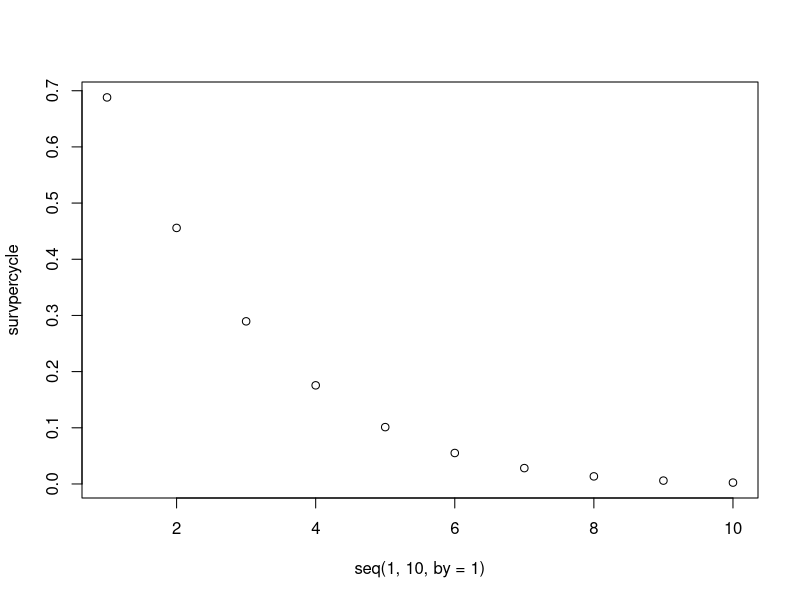
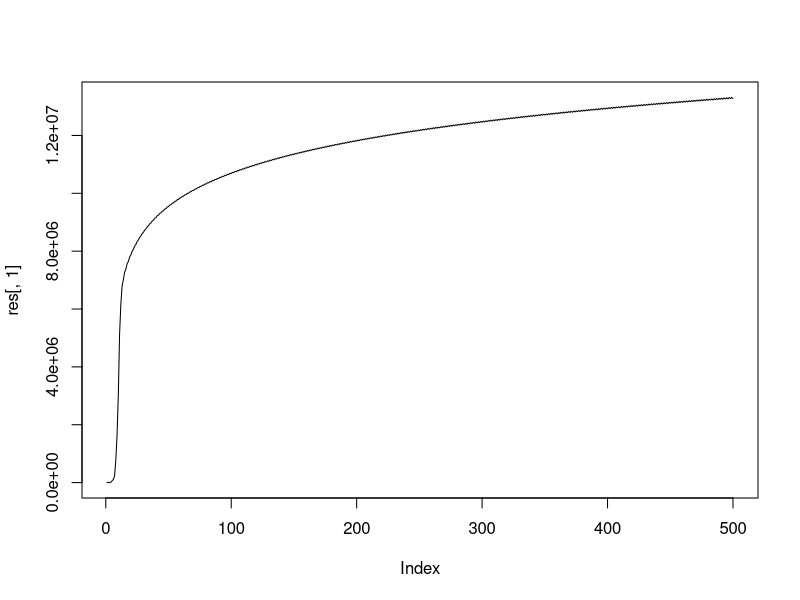
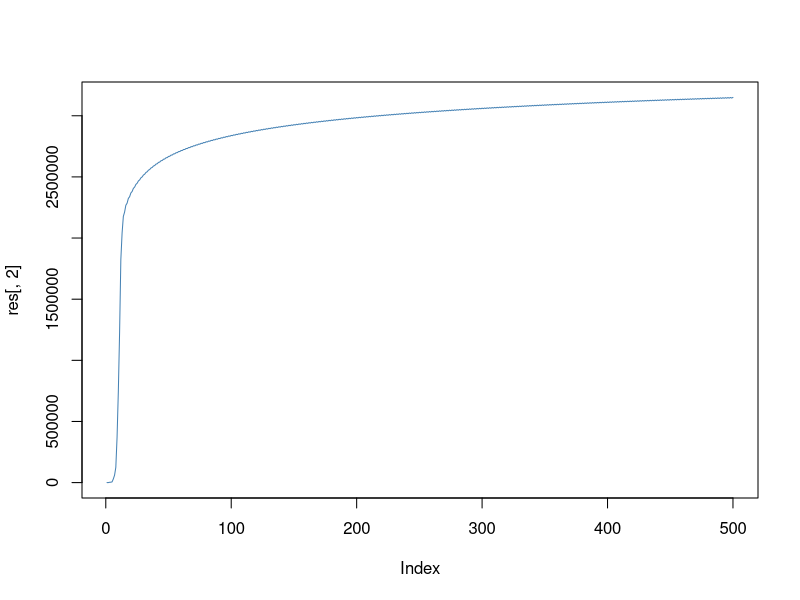
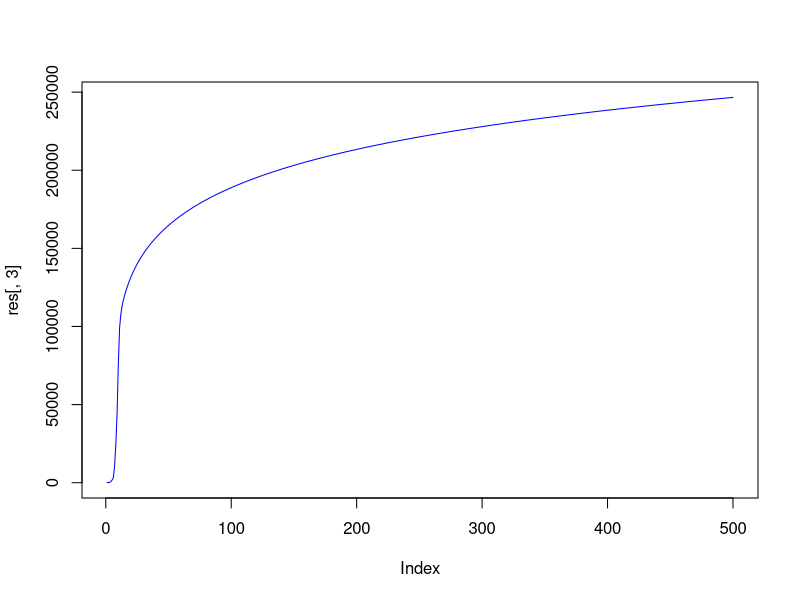
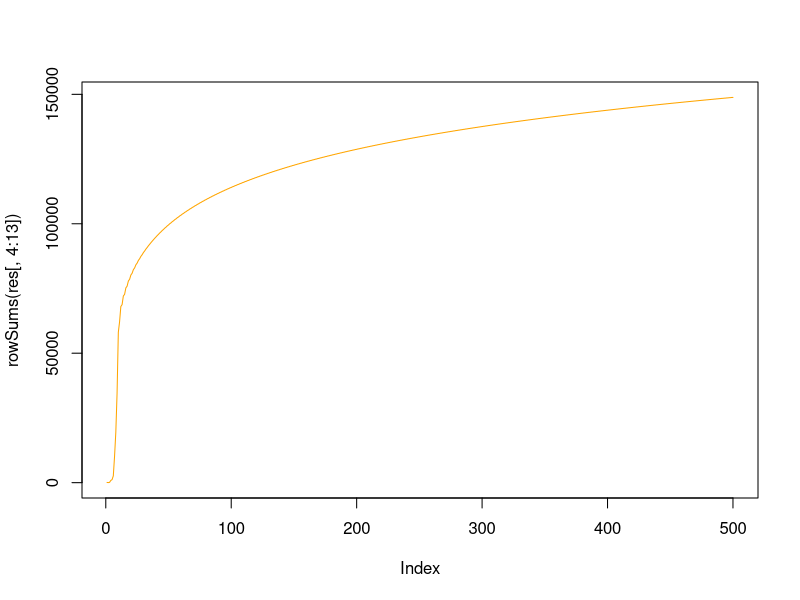
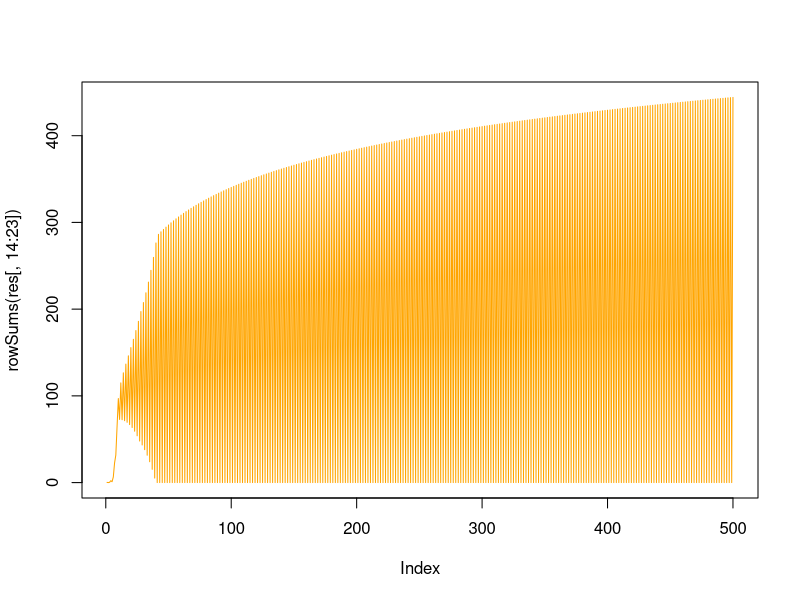
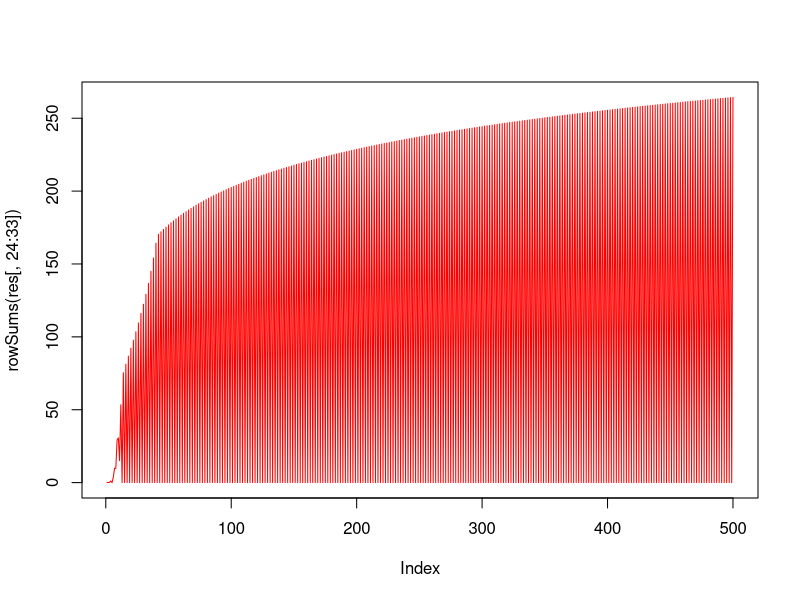
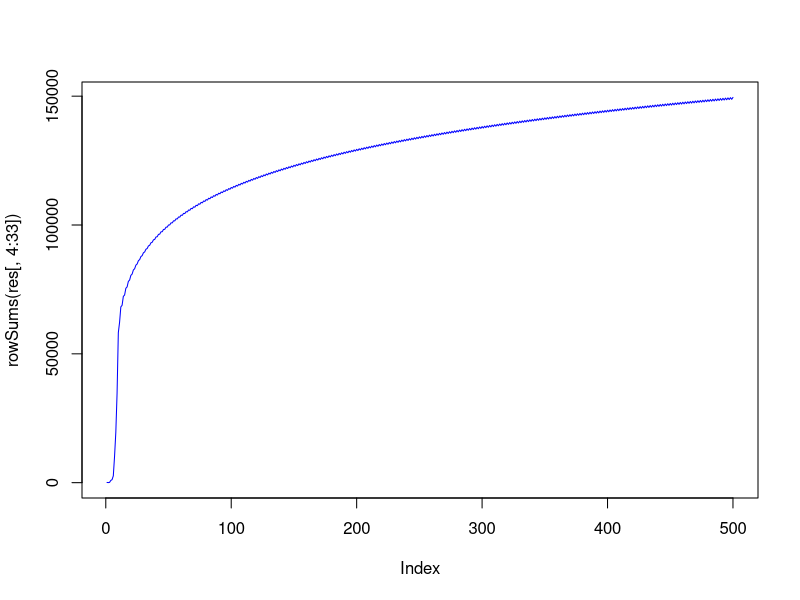

The R source for these figures, in order:
## Anopheles Population Dynamics Model

# Survival, Gompertz (Clements & Paterson, 1981) ###############################
# By using these parameters, age already in cycles,
# TRANSFIL time step (1 month) equals to 10 gonotrophic cycle of mosquitoes
g1 <- 0.356
g2 <- 0.097

survpercycle <- rep(0,10) # 8 cycles because the last 2 cycles have 0 value
for (age in 0:10){
  survpercycle[age] = 1*exp(-g1/g2*(exp(age*g2)-1)) # survival per cycle with daily mortality update
}
survpercycle

plot(seq(1,10,by=1),survpercycle, type = "p")

# Population Dynamics, Eggs -> Larvae -> Mature (White et al., 2011) ###########
beta <- 21.19*3 # egg deposition rate per-day * 3 days for 1 gonotrophic cycles
mu0 <- .034 # per-capita daily mortality rate of Eggs & early instar larvae * 3 days for 1 gonotrophic cycles
mu1 <- .035 # per-capita daily mortality rate of Late instar larvae * 3 days for 1 gonotrophic cycles
mu2 <- .25 # per-capita daily mortality rate of pupae * 3 days for 1 gonotrophic cycles
gE <- 1/(6.64/3) # time required for growth of Eggs to early instar larvae (in 1 cycle)
gL <- 1/((3.72+0.64)/3)  # time required for growth of early instar larvae to adult mosquitoes (in 1 cycle)

K <- 1000 # carrying capacity
sg <- 13.25 # effects of density-dependence on late instars (L) relative to early instars (E)

## S,E,I are arrays
lambda <- 10/10 # biting rate of mosquitoes per-cycle (source: TRANSFIL, 1 month of TRANSFIL has 10 cycles)
InfecMosq <- 0.37 # proportion of mosquitoes which pick up infection when biting an infective host (source: TRANSFIL)
epsilon <- 1/(14/3) # incubation rate of LF in mosquitoes (per-cycle, which means 3 days)
InfHuman <- 0.01 # 0.01 is trial # Proportion of infected human in the population with detectable microfilariae

# E is eggs, M is array of adults from M1 to M10 (in cycles) ###################
vectorPopDyn <- function(Eggs,Larvae,M){
  tmpEggs = Eggs
  tmpL = Larvae
  tmpM = M
  
  muE = mu0*(1+(tmpEggs+tmpL)/K)
  muL = mu1*(1+sg*(tmpEggs+tmpL)/K)
  
  Eggs = tmpEggs*exp(-muE)*(1-gE) + beta*sum(tmpM)
  Larvae = tmpL*exp(-muL)*(1-gL*exp(-mu2)) + tmpEggs*exp(-muE)*gE
  M = c(tmpL*exp(-muL)*gL*exp(-mu2)*.5,head(tmpM,-1)*survpercycle)
  
  if(Eggs<0) Eggs=0
  if(Larvae<0) Larvae = 0
  
  return(c(Eggs,Larvae,M))
}

# Have not changed the rs initial values yet
rs <- c(115, 60, 52,45,30,11,1.5,0.02,0,0,0) #inital values
timesteps <- 2000 #number of steps
res <- matrix(NA,nrow=timesteps,ncol=11) #saving outputs matrix

# still on progress
## run timesteps
# for (i in 1:timesteps){
#   rs <- vectorPopDyn(rs[1],rs[2],rs[3:11])
#   res[i,] <- rs 
# }
# 
# plot(res[,1],type="l")


### Disease dynamics ###########################################################
### DisDyn 2: Eggs-Larvae-Nulliparous-S-E-I, survival instead of deaths ########
E <- 21.19*3
L <- 0
N <- 0

S_v <- rep(0,10)
E_v <- rep(0,10)
I_v <- rep(0,10)

# 0. CYCLE ARRAYS either odin or I'm a dumb ass and don't understand how to use loops
N_cycle <- 10

cycle_width <- numeric(N_cycle)
for (i in 1:N_cycle) {
  cycle_width[i] <- 3 * i
}

cycle_rate <- numeric(N_cycle)
for (i in 1:(N_cycle - 1)) {
  cycle_rate[i] <- 1 / cycle_width[i]
}
cycle_rate[N_cycle] <- 0

vectorDisDyn <- function(E,L,N,S_v,E_v,I_v){
  tmpE = E
  tmpL = L
  tmpN = N
  tmpS_v = S_v
  tmpE_v = E_v
  tmpI_v = I_v
  
  muE = mu0^3*(1+(tmpE+tmpL)/K)
  muL = mu1^3*(1+sg*(tmpE+tmpL)/K)
  
  # Aquatic Phases
  # By using survived
  E = tmpE*exp(-muE)*(1-gE) + beta*sum(tmpS_v+tmpE_v+tmpI_v)
  L = tmpL*exp(-muL)*(1-gL*exp(-mu2)) + tmpE*exp(-muE)*gE
  N = tmpN*exp(-g1/g2*(exp(0*3*g2)-1)) + tmpL*exp(-muL)*(gL*exp(-mu2))*.5
  
  # By using mortality (hazard function), FAILED, Eggs will be increasing
  # E = beta*sum(tmpS_v+tmpE_v+tmpI_v) -tmpE*(gE+muE)
  # L = tmpE*gE -tmpL*(gL+muL)
  # N = tmpL*gL*(1-mu2)*.5 -tmpN*(g1*exp((0)*3*g2)) # given mortality as age = 1(*3 for 1 cycle), assume g1*exp((0)*3*g2) = baseline mortality rate at day 0
  
  # Adult Mosquitoes
  for (i in 1:N_cycle) {
    if (i == 1) {
      S_v[i] <- -S_v[i]*(exp(-g1/g2*(exp(i*g2)-1)))*((1+lambda*InfecMosq*InfHuman)) +(N - cycle_rate[i]*S_v[i]*(exp(-g1/g2*(exp(i*g2)-1))))
    } else {
      S_v[i] <- -S_v[i]*(exp(-g1/g2*(exp(i*g2)-1)))*((1+lambda*InfecMosq*InfHuman)) +(cycle_rate[i-1]*S_v[i-1]*(exp(-g1/g2*(exp((i-1)*g2)-1))) - cycle_rate[i]*S_v[i]*(exp(-g1/g2*(exp(i*g2)-1))))
    }
    
    if (i == 1) {
      E_v[i] <- S_v[i]*(exp(-g1/g2*(exp(i*g2)-1)))*(lambda*InfecMosq*InfHuman) -E_v[i]*(exp(-g1/g2*(exp(i*g2)-1)))*(1+epsilon) - cycle_rate[i]*E_v[i]*(exp(-g1/g2*(exp(i*g2)-1)))
    } else {
      E_v[i] <- S_v[i]*(exp(-g1/g2*(exp(i*g2)-1)))*(lambda*InfecMosq*InfHuman) -E_v[i]*(exp(-g1/g2*(exp(i*g2)-1)))*(1+epsilon) +(cycle_rate[i-1]*E_v[i-1]*(exp(-g1/g2*(exp((i-1)*g2)-1))) - cycle_rate[i]*E_v[i]*(exp(-g1/g2*(exp(i*g2)-1))))
    }
    
    if (i == 1) {
      I_v[i] <- E_v[i]*(exp(-g1/g2*(exp(i*g2)-1)))*(1-epsilon) -I_v[i]*(exp(-g1/g2*(exp(i*g2)-1))) - cycle_rate[i]*I_v[i]*(exp(-g1/g2*(exp(i*g2)-1)))
    } else {
      I_v[i] <- E_v[i]*(exp(-g1/g2*(exp(i*g2)-1)))*(1-epsilon) -I_v[i]*(exp(-g1/g2*(exp(i*g2)-1))) +(cycle_rate[i-1]*I_v[i-1]*(exp(-g1/g2*(exp((i-1)*g2)-1))) - cycle_rate[i]*I_v[i]*(exp(-g1/g2*(exp(i*g2)-1))))
    }
  }
  
  if(E<0) E <- 0
  if(L<0) L <- 0
  if(N<0) N <- 0
  
  for (i in 1:N_cycle) {
    if(S_v[i] <0) S_v[i] <- 0
    if(E_v[i] <0) E_v[i] <- 0
    if(I_v[i] <0) I_v[i] <- 0
  }
  
  
  return(c(E, L, N, S_v, E_v, I_v))
}

rs <- c(115,60,52,rep(0,3*10)) # Initial values, ncol = 30
timesteps <- 500 #number of steps
res <- matrix(NA,nrow=timesteps,ncol=length(rs)) #saving outputs matrix

## run timesteps
for (i in 1:timesteps){
  # rs <- vectorDisDyn(rs[1],rs[2],rs[3],rs[4:12],rs[13:21],rs[22:30]) # for 9 cycles
  rs <- vectorDisDyn(rs[1],rs[2],rs[3],rs[4:13],rs[14:23],rs[24:33]) # for 10 cycles
  res[i,] <- rs 
}

plot(res[,1],type="l") # Eggs
plot(res[,2], col = "steelblue", type = "l") # Larvae
plot(res[,3], col = "blue", type = "l") # Nulliparous
plot(rowSums(res[,4:13]), col = "Orange", type = "l") # Susceptibles
plot(rowSums(res[,14:23]), col = "Orange", type = "l") # Exposed
plot(rowSums(res[,24:33]), col = "red", type="l") # Infected

plot(rowSums(res[,4:33]), col = "blue", type="l") # All adult parous mosquitoes
tail(rowSums(res[,4:33]))
plot(rowSums(res[,24:33])/rowSums(res[,4:33]), col = "red", type="l") # Proportion of Infectives
tail(rowSums(res[,24:33])/rowSums(res[,4:33]))

# Additional proportion of infected mosquitoes (whether they have mfE, L1, L2, OR L3)
plot(rowSums(res[,14:33])/rowSums(res[,4:33]), col = "red", type="l")
tail(rowSums(res[,14:33])/rowSums(res[,4:33]))
